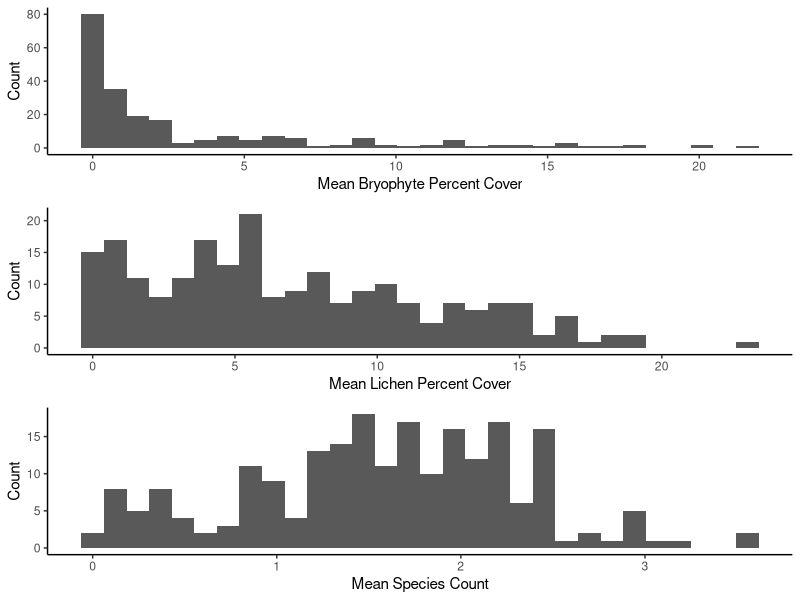
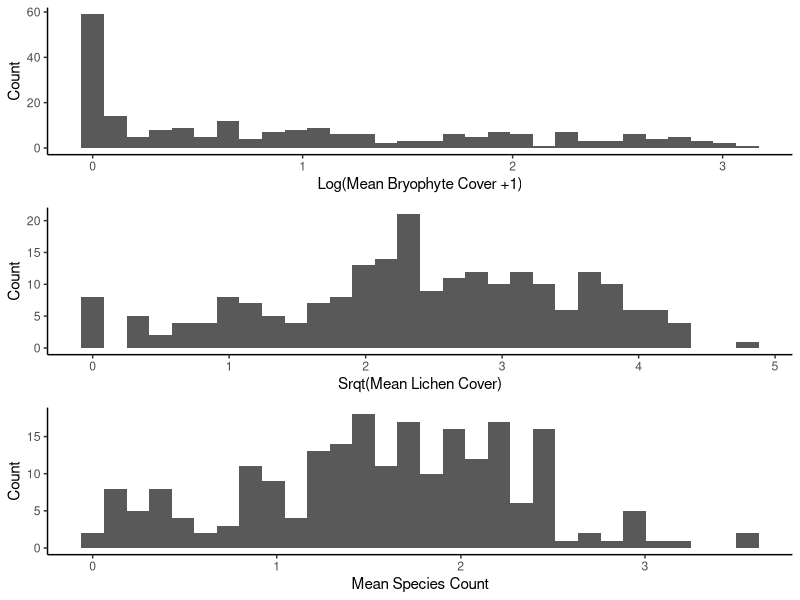
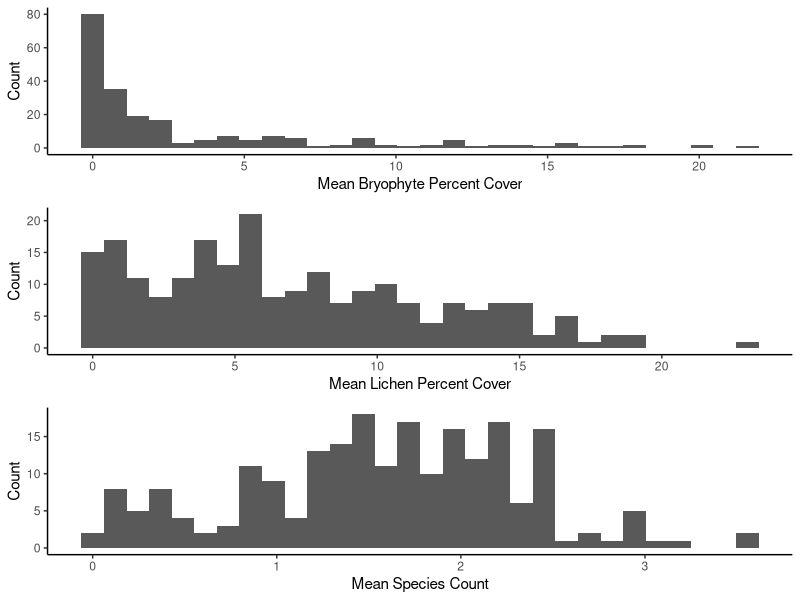
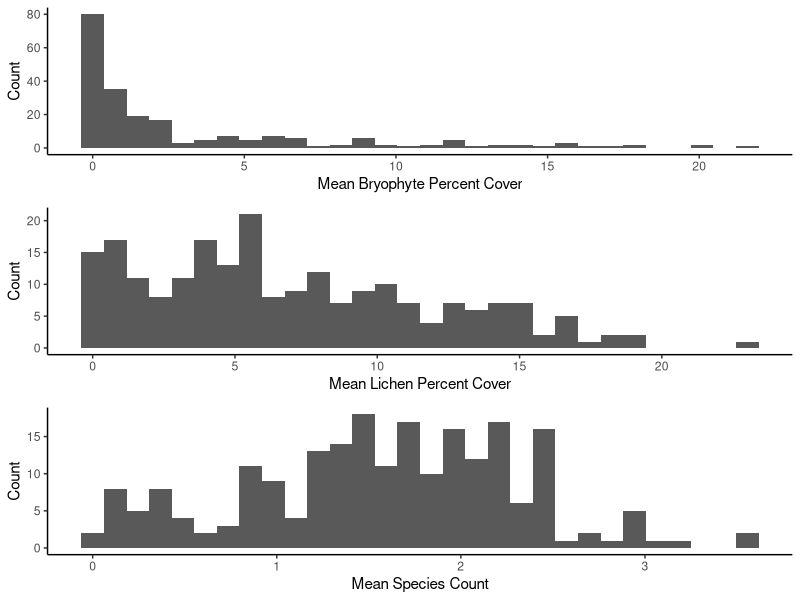

The R source for these figures, in order:
### This script is to test for data normality
library(tidyverse)
library(cowplot)
### each person set their own working directory - setwd("/Users/sean/Desktop/Moss_analysis/ENVR400-Moss")
kits_data <- read.csv("DATA COLLECTION - Cleaned Kits Values.csv", stringsAsFactors = TRUE) %>% 
  mutate(neighbourhood = "kits")
renfrew_data <- read.csv("DATA COLLECTION - Cleaned Renfrew Values.csv", stringsAsFactors = TRUE) %>% 
  mutate(neighbourhood = "renfrew")
#combine data
all_data <- rbind(kits_data, renfrew_data) %>% 
  pivot_longer(4:12, names_to = "data_type", values_to = "values") %>% 
  separate(col = data_type, into = c("height", "data_type"), sep = "_")
all_data$data_type[all_data$data_type == "bryo"] <- "bryo_cover"
all_data$data_type[all_data$data_type == "byro"] <- "bryo_cover"
all_data$data_type[all_data$data_type == "lichen"] <- "lichen_cover"
all_data$data_type <- as.factor(all_data$data_type)
levels(all_data$data_type)
all_data <- all_data %>% 
  pivot_wider(names_from = data_type, values_from = values)
#put it in the folder as a csv for future use
write_csv(all_data, "combined_cleaned_data.csv")

summarized_data <- all_data %>% 
  group_by(tree_id) %>% 
  summarize(neighbourhood_name = first(neighbourhood),
            road_side = first(road_side),
            mean_bryo_cover = mean(bryo_cover, na.rm = TRUE),
            mean_lichen_cover = mean(lichen_cover, na.rm = TRUE),
            mean_species_count = mean(species, na.rm = TRUE))
write_csv(summarized_data, "combined_summarized_data.csv")


##### Histograms!!!!!
bryo_cover_histogram <- ggplot(summarized_data, aes(x=mean_bryo_cover)) +
  geom_histogram()+ #STRONG RIGHT SKEW
  labs(x = "Mean Bryophyte Percent Cover",
       y = "Count") +
  theme_classic()
lichen_cover_histogram <- ggplot(summarized_data, aes(x = mean_lichen_cover)) +
  geom_histogram() + #SLIGHT RIGHT SKEW
  labs(x = "Mean Lichen Percent Cover",
       y = "Count") +
  theme_classic()
species_histogram <- ggplot(summarized_data, aes(x = mean_species_count)) +
  geom_histogram() + #NORMAL
  labs(x = "Mean Species Count",
       y = "Count") +
  theme_classic()

initial_histogram_plot <- plot_grid(bryo_cover_histogram, lichen_cover_histogram, species_histogram, ncol = 1)
initial_histogram_plot
ggsave("Figures/initial_histograms.png", plot = initial_histogram_plot, height = 8, width = 5)

### Try to Log Transform Bryo Cover
log_transformed_Bryo_histogram <- ggplot(summarized_data, aes(x=log(mean_bryo_cover +1))) +
  geom_histogram() + # wait but this won;t work with all the 0 values, so I added a plus one - need to make sure this is scientifically legit
# So this doesn't work enough - too many 0 values
  labs(x = "Log(Mean Bryophyte Cover +1)",
       y = "Count") +
  theme_classic()

## Try to root transform lichen cover
root_transformed_lichen_hist <- ggplot(summarized_data, aes(x = (mean_lichen_cover)^(1/2))) +
  geom_histogram() + #### Square root transformation works well on lichen!!!!
  labs(x = "Srqt(Mean Lichen Cover)",
       y = "Count") +
  theme_classic()

final_histogram_plot <- plot_grid(log_transformed_Bryo_histogram, root_transformed_lichen_hist, species_histogram, ncol = 1)
final_histogram_plot
ggsave("Figures/final_histograms.png", plot = initial_histogram_plot, height = 8, width = 5)
